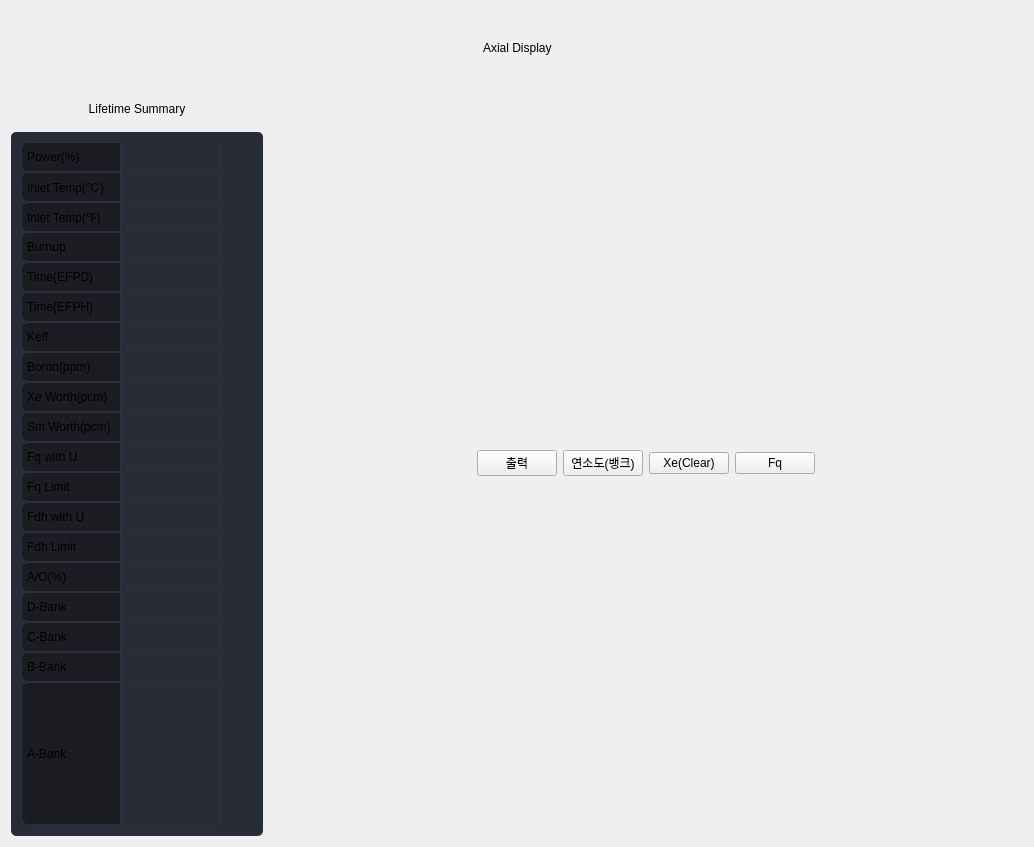
<?xml version="1.0" encoding="UTF-8"?>
<ui version="4.0">
 <class>Form</class>
 <widget class="QWidget" name="Form">
  <property name="geometry">
   <rect>
    <x>0</x>
    <y>0</y>
    <width>1034</width>
    <height>847</height>
   </rect>
  </property>
  <property name="windowTitle">
   <string>Form</string>
  </property>
  <property name="styleSheet">
   <string notr="true">/* LINE EDIT */
QLineEdit {
	background-color: rgb(27, 29, 35);
	border-radius: 5px;
	border: 2px solid rgb(27, 29, 35);
	padding-left: 10px;
}
QLineEdit:hover {
	border: 2px solid rgb(64, 71, 88);
}
QLineEdit:focus {
	border: 2px solid rgb(91, 101, 124);
}

/* SCROLL BARS */
QScrollBar:horizontal {
    border: none;
    background: rgb(52, 59, 72);
    height: 14px;
    margin: 0px 21px 0 21px;
	border-radius: 0px;
}
QScrollBar::handle:horizontal {
    background: rgb(85, 170, 255);
    min-width: 25px;
	border-radius: 7px
}
QScrollBar::add-line:horizontal {
    border: none;
    background: rgb(55, 63, 77);
    width: 20px;
	border-top-right-radius: 7px;
    border-bottom-right-radius: 7px;
    subcontrol-position: right;
    subcontrol-origin: margin;
}
QScrollBar::sub-line:horizontal {
    border: none;
    background: rgb(55, 63, 77);
    width: 20px;
	border-top-left-radius: 7px;
    border-bottom-left-radius: 7px;
    subcontrol-position: left;
    subcontrol-origin: margin;
}
QScrollBar::up-arrow:horizontal, QScrollBar::down-arrow:horizontal
{
     background: none;
}
QScrollBar::add-page:horizontal, QScrollBar::sub-page:horizontal
{
     background: none;
}
 QScrollBar:vertical {
	border: none;
    background: rgb(52, 59, 72);
    width: 14px;
    margin: 21px 0 21px 0;
	border-radius: 0px;
 }
 QScrollBar::handle:vertical {	
	background: rgb(85, 170, 255);
    min-height: 25px;
	border-radius: 7px
 }
 QScrollBar::add-line:vertical {
     border: none;
    background: rgb(55, 63, 77);
     height: 20px;
	border-bottom-left-radius: 7px;
    border-bottom-right-radius: 7px;
     subcontrol-position: bottom;
     subcontrol-origin: margin;
 }
 QScrollBar::sub-line:vertical {
	border: none;
    background: rgb(55, 63, 77);
     height: 20px;
	border-top-left-radius: 7px;
    border-top-right-radius: 7px;
     subcontrol-position: top;
     subcontrol-origin: margin;
 }
 QScrollBar::up-arrow:vertical, QScrollBar::down-arrow:vertical {
     background: none;
 }

 QScrollBar::add-page:vertical, QScrollBar::sub-page:vertical {
     background: none;
 }

/* CHECKBOX */
QCheckBox::indicator {
    border: 3px solid rgb(52, 59, 72);
	width: 15px;
	height: 15px;
	border-radius: 10px;
    background: rgb(44, 49, 60);
}
QCheckBox::indicator:hover {
    border: 3px solid rgb(58, 66, 81);
}
QCheckBox::indicator:checked {
    background: 3px solid rgb(52, 59, 72);
	border: 3px solid rgb(52, 59, 72);	
	background-image: url(:/16x16/icons/16x16/cil-check-alt.png);
}

/* RADIO BUTTON */
QRadioButton::indicator {
    border: 3px solid rgb(52, 59, 72);
	width: 15px;
	height: 15px;
	border-radius: 10px;
    background: rgb(44, 49, 60);
}
QRadioButton::indicator:hover {
    border: 3px solid rgb(58, 66, 81);
}
QRadioButton::indicator:checked {
    background: 3px solid rgb(94, 106, 130);
	border: 3px solid rgb(52, 59, 72);	
}

/* COMBOBOX */
QComboBox{
	background-color: rgb(27, 29, 35);
	border-radius: 5px;
	border: 2px solid rgb(27, 29, 35);
	padding: 5px;
	padding-left: 10px;
}
QComboBox:hover{
	border: 2px solid rgb(64, 71, 88);
}
QComboBox::drop-down {
	subcontrol-origin: padding;
	subcontrol-position: top right;
	width: 25px; 
	border-left-width: 3px;
	border-left-color: rgba(39, 44, 54, 150);
	border-left-style: solid;
	border-top-right-radius: 3px;
	border-bottom-right-radius: 3px;	
	background-image: url(:/16x16/icons/16x16/cil-arrow-bottom.png);
	background-position: center;
	background-repeat: no-reperat;
 }
QComboBox QAbstractItemView {
	color: rgb(85, 170, 255);	
	background-color: rgb(27, 29, 35);
	padding: 10px;
	selection-background-color: rgb(39, 44, 54);
}

/* SLIDERS */
QSlider::groove:horizontal {
    border-radius: 9px;
    height: 18px;
	margin: 0px;
	background-color: rgb(52, 59, 72);
}
QSlider::groove:horizontal:hover {
	background-color: rgb(55, 62, 76);
}
QSlider::handle:horizontal {
    background-color: rgb(85, 170, 255);
    border: none;
    height: 18px;
    width: 18px;
    margin: 0px;
	border-radius: 9px;
}
QSlider::handle:horizontal:hover {
    background-color: rgb(105, 180, 255);
}
QSlider::handle:horizontal:pressed {
    background-color: rgb(65, 130, 195);
}

QSlider::groove:vertical {
    border-radius: 9px;
    width: 18px;
    margin: 0px;
	background-color: rgb(52, 59, 72);
}
QSlider::groove:vertical:hover {
	background-color: rgb(55, 62, 76);
}
QSlider::handle:vertical {
    background-color: rgb(85, 170, 255);
	border: none;
    height: 18px;
    width: 18px;
    margin: 0px;
	border-radius: 9px;
}
QSlider::handle:vertical:hover {
    background-color: rgb(105, 180, 255);
}
QSlider::handle:vertical:pressed {
    background-color: rgb(65, 130, 195);
}

/*QTableWidget*/
QTableWidget {	
	background-color: rgb(39, 44, 54);
	padding: 10px;
	border-radius: 5px;
	gridline-color: rgb(44, 49, 60);
	border-bottom: 1px solid rgb(44, 49, 60);
}
QTableWidget::item{
	border-color: rgb(44, 49, 60);
	padding-left: 5px;
	padding-right: 5px;
	gridline-color: rgb(44, 49, 60);
}
QTableWidget::item:selected{
	background-color: rgb(85, 170, 255);
}
QScrollBar:horizontal {
    border: none;
    background: rgb(52, 59, 72);
    height: 14px;
    margin: 0px 21px 0 21px;
	border-radius: 0px;
}
 QScrollBar:vertical {
	border: none;
    background: rgb(52, 59, 72);
    width: 14px;
    margin: 21px 0 21px 0;
	border-radius: 0px;
 }
QTableCornerButton::section{
	Background-color: rgb(39, 44, 54);
}
QHeaderView{
	Background-color: rgb(39, 44, 54);
} 
QHeaderView::section{
    border: 1px solid rgb(32, 34, 42);
	background-color: rgb(27, 29, 35);
	border-top-left-radius: 7px;
    border-bottom-left-radius: 7px;
	padding-left: 5px;
}
QTableWidget::horizontalHeader {	
	background-color: rgb(81, 255, 0);
}
QHeaderView::section:horizontal
{
    border: 1px solid rgb(32, 34, 42);
	background-color: rgb(27, 29, 35);
	padding: 3px;
	border-top-left-radius: 7px;
    border-top-right-radius: 7px;
}
QHeaderView::section:vertical
{
    border: 1px solid rgb(44, 49, 60);
}</string>
  </property>
  <layout class="QHBoxLayout" name="horizontalLayout">
   <item>
    <layout class="QVBoxLayout" name="verticalLayout" stretch="1,10">
     <item>
      <layout class="QHBoxLayout" name="horizontalLayout_3">
       <item>
        <spacer name="horizontalSpacer_3">
         <property name="orientation">
          <enum>Qt::Horizontal</enum>
         </property>
         <property name="sizeHint" stdset="0">
          <size>
           <width>40</width>
           <height>20</height>
          </size>
         </property>
        </spacer>
       </item>
       <item>
        <widget class="QLabel" name="label">
         <property name="styleSheet">
          <string notr="true">font: bold 20pt &quot;Segoe UI&quot;;</string>
         </property>
         <property name="text">
          <string>Axial Display</string>
         </property>
        </widget>
       </item>
       <item>
        <spacer name="horizontalSpacer_4">
         <property name="orientation">
          <enum>Qt::Horizontal</enum>
         </property>
         <property name="sizeHint" stdset="0">
          <size>
           <width>40</width>
           <height>20</height>
          </size>
         </property>
        </spacer>
       </item>
      </layout>
     </item>
     <item>
      <layout class="QHBoxLayout" name="horizontalLayout_2" stretch="1,3">
       <item>
        <layout class="QVBoxLayout" name="verticalLayout_3" stretch="1,3,1,100">
         <item>
          <spacer name="verticalSpacer">
           <property name="orientation">
            <enum>Qt::Vertical</enum>
           </property>
           <property name="sizeHint" stdset="0">
            <size>
             <width>20</width>
             <height>40</height>
            </size>
           </property>
          </spacer>
         </item>
         <item>
          <widget class="QLabel" name="label_2">
           <property name="text">
            <string>Lifetime Summary</string>
           </property>
           <property name="alignment">
            <set>Qt::AlignCenter</set>
           </property>
          </widget>
         </item>
         <item>
          <spacer name="verticalSpacer_2">
           <property name="orientation">
            <enum>Qt::Vertical</enum>
           </property>
           <property name="sizeHint" stdset="0">
            <size>
             <width>20</width>
             <height>40</height>
            </size>
           </property>
          </spacer>
         </item>
         <item>
          <widget class="QTableWidget" name="tb_lifetimeSum">
           <property name="sizePolicy">
            <sizepolicy hsizetype="Expanding" vsizetype="Expanding">
             <horstretch>0</horstretch>
             <verstretch>0</verstretch>
            </sizepolicy>
           </property>
           <property name="autoFillBackground">
            <bool>false</bool>
           </property>
           <property name="sizeAdjustPolicy">
            <enum>QAbstractScrollArea::AdjustIgnored</enum>
           </property>
           <property name="editTriggers">
            <set>QAbstractItemView::NoEditTriggers</set>
           </property>
           <property name="selectionMode">
            <enum>QAbstractItemView::NoSelection</enum>
           </property>
           <property name="textElideMode">
            <enum>Qt::ElideLeft</enum>
           </property>
           <property name="verticalScrollMode">
            <enum>QAbstractItemView::ScrollPerItem</enum>
           </property>
           <property name="showGrid">
            <bool>true</bool>
           </property>
           <property name="gridStyle">
            <enum>Qt::SolidLine</enum>
           </property>
           <property name="wordWrap">
            <bool>true</bool>
           </property>
           <property name="cornerButtonEnabled">
            <bool>true</bool>
           </property>
           <attribute name="horizontalHeaderVisible">
            <bool>false</bool>
           </attribute>
           <attribute name="horizontalHeaderCascadingSectionResizes">
            <bool>false</bool>
           </attribute>
           <attribute name="horizontalHeaderHighlightSections">
            <bool>true</bool>
           </attribute>
           <attribute name="horizontalHeaderShowSortIndicator" stdset="0">
            <bool>false</bool>
           </attribute>
           <attribute name="horizontalHeaderStretchLastSection">
            <bool>false</bool>
           </attribute>
           <attribute name="verticalHeaderVisible">
            <bool>true</bool>
           </attribute>
           <attribute name="verticalHeaderCascadingSectionResizes">
            <bool>false</bool>
           </attribute>
           <attribute name="verticalHeaderStretchLastSection">
            <bool>true</bool>
           </attribute>
           <row>
            <property name="text">
             <string>Power(%)</string>
            </property>
           </row>
           <row>
            <property name="text">
             <string>Inlet Temp(℃)</string>
            </property>
           </row>
           <row>
            <property name="text">
             <string>Inlet Temp(℉)</string>
            </property>
           </row>
           <row>
            <property name="text">
             <string>Burnup</string>
            </property>
           </row>
           <row>
            <property name="text">
             <string>Time(EFPD)</string>
            </property>
           </row>
           <row>
            <property name="text">
             <string>Time(EFPH)</string>
            </property>
           </row>
           <row>
            <property name="text">
             <string>Keff</string>
            </property>
           </row>
           <row>
            <property name="text">
             <string>Boron(ppm)</string>
            </property>
           </row>
           <row>
            <property name="text">
             <string>Xe Worth(pcm)</string>
            </property>
           </row>
           <row>
            <property name="text">
             <string>Sm Worth(pcm)</string>
            </property>
           </row>
           <row>
            <property name="text">
             <string>Fq with U</string>
            </property>
           </row>
           <row>
            <property name="text">
             <string>Fq Limit</string>
            </property>
           </row>
           <row>
            <property name="text">
             <string>Fdh with U</string>
            </property>
           </row>
           <row>
            <property name="text">
             <string>Fdh Limit</string>
            </property>
           </row>
           <row>
            <property name="text">
             <string>A/O(%)</string>
            </property>
           </row>
           <row>
            <property name="text">
             <string>D-Bank</string>
            </property>
           </row>
           <row>
            <property name="text">
             <string>C-Bank</string>
            </property>
           </row>
           <row>
            <property name="text">
             <string>B-Bank</string>
            </property>
           </row>
           <row>
            <property name="text">
             <string>A-Bank</string>
            </property>
           </row>
           <column>
            <property name="text">
             <string/>
            </property>
           </column>
          </widget>
         </item>
        </layout>
       </item>
       <item>
        <layout class="QVBoxLayout" name="verticalLayout_2" stretch="10,1">
         <item>
          <layout class="QVBoxLayout" name="verticalLayout_4"/>
         </item>
         <item>
          <layout class="QHBoxLayout" name="horizontalLayout_4">
           <item>
            <spacer name="horizontalSpacer">
             <property name="orientation">
              <enum>Qt::Horizontal</enum>
             </property>
             <property name="sizeHint" stdset="0">
              <size>
               <width>40</width>
               <height>20</height>
              </size>
             </property>
            </spacer>
           </item>
           <item>
            <widget class="QPushButton" name="pushButton_5">
             <property name="text">
              <string>출력</string>
             </property>
            </widget>
           </item>
           <item>
            <widget class="QPushButton" name="pushButton_4">
             <property name="text">
              <string>연소도(뱅크)</string>
             </property>
            </widget>
           </item>
           <item>
            <widget class="QPushButton" name="pushButton_3">
             <property name="text">
              <string>Xe(Clear)</string>
             </property>
            </widget>
           </item>
           <item>
            <widget class="QPushButton" name="pushButton_2">
             <property name="text">
              <string>Fq</string>
             </property>
            </widget>
           </item>
           <item>
            <spacer name="horizontalSpacer_2">
             <property name="orientation">
              <enum>Qt::Horizontal</enum>
             </property>
             <property name="sizeHint" stdset="0">
              <size>
               <width>40</width>
               <height>20</height>
              </size>
             </property>
            </spacer>
           </item>
          </layout>
         </item>
        </layout>
       </item>
      </layout>
     </item>
    </layout>
   </item>
  </layout>
 </widget>
 <resources/>
 <connections/>
</ui>
